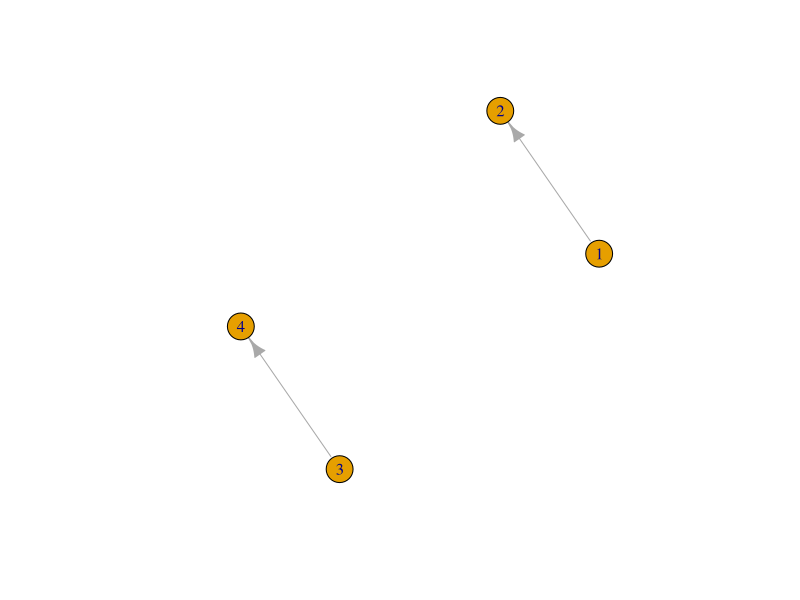
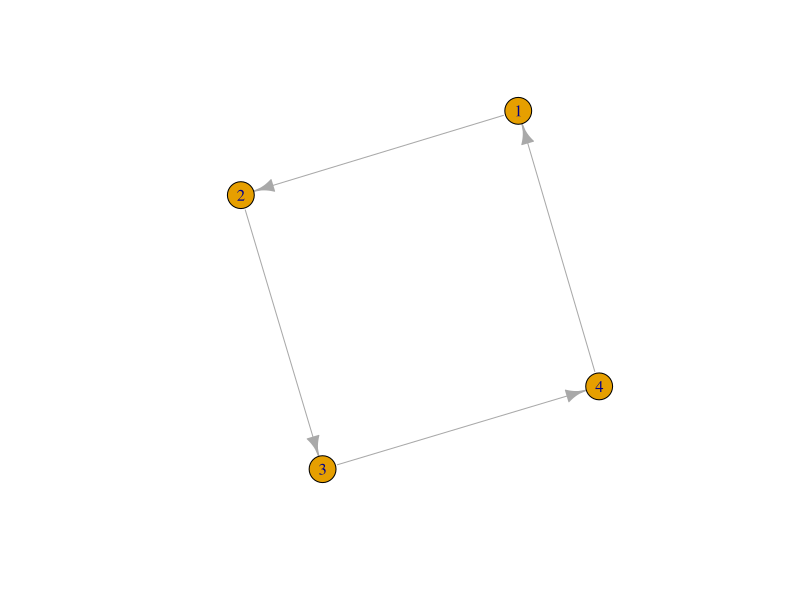
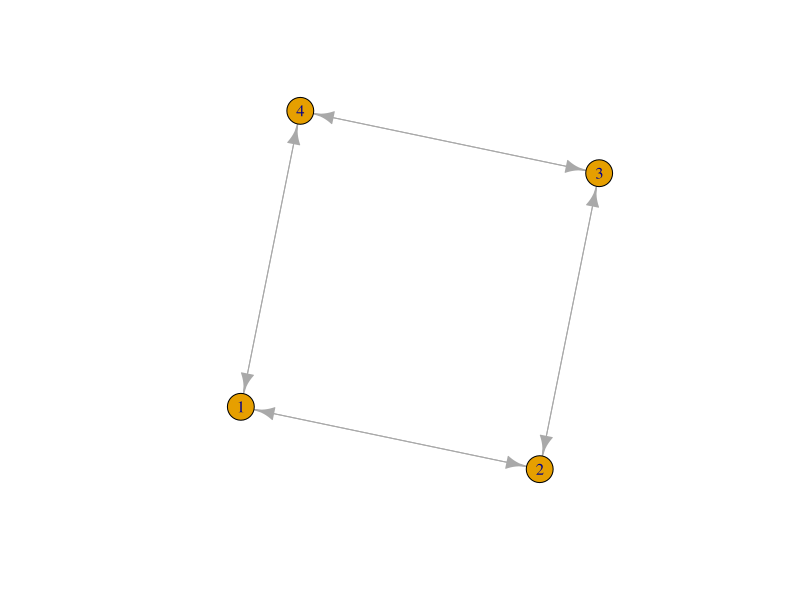
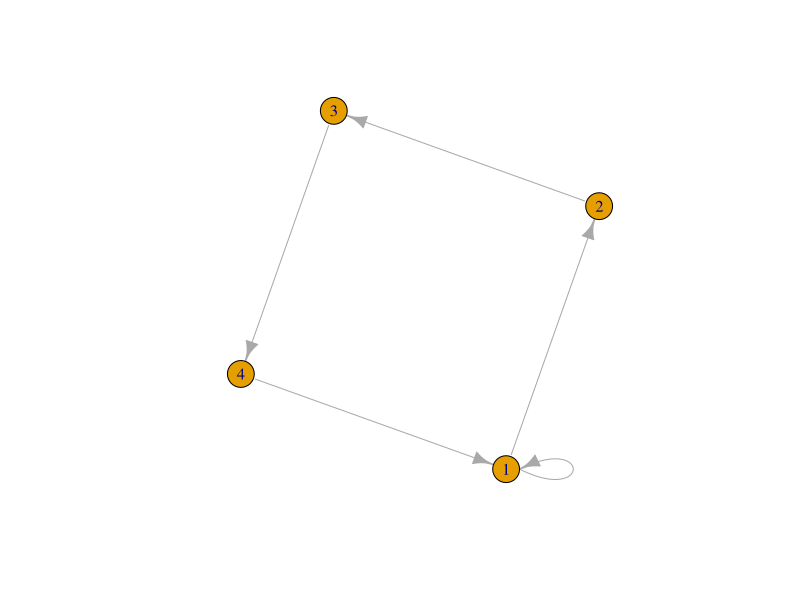
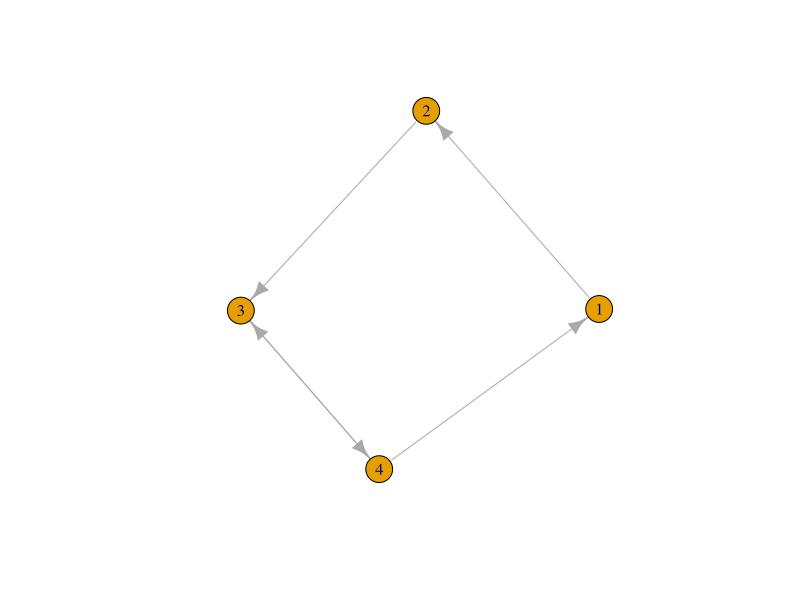
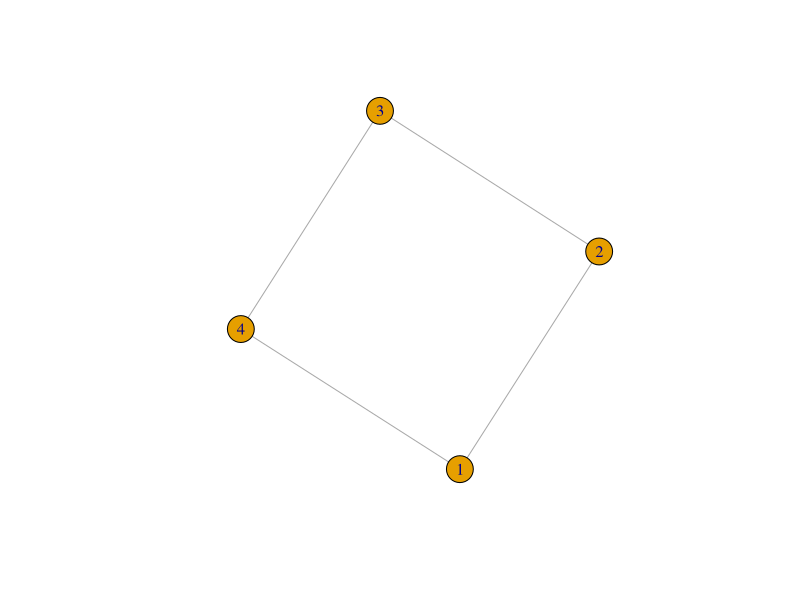
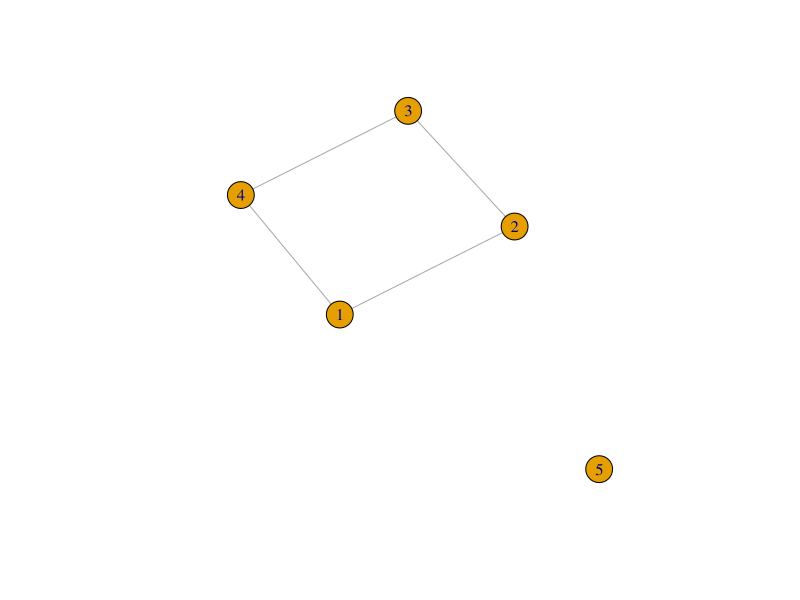
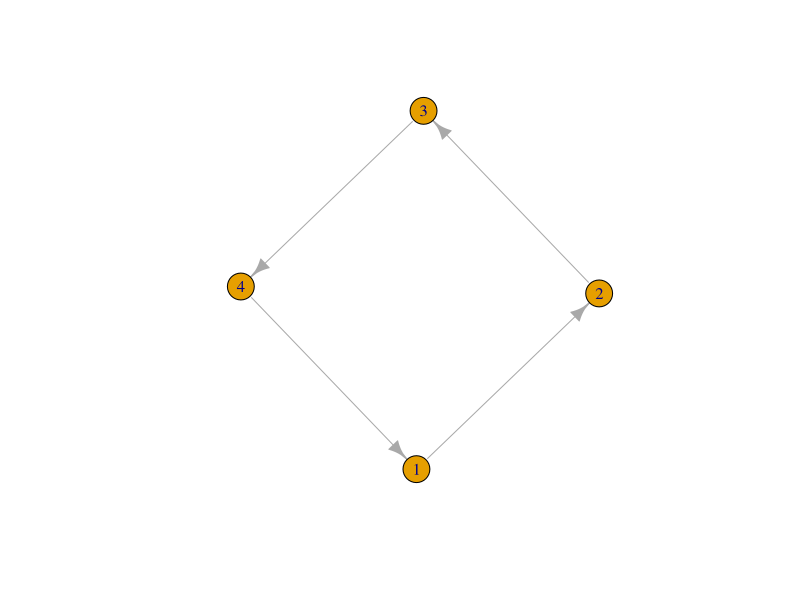

Here is the R script that generated these plots, in order:
#Formacao Cientista de Dados - Fernando Amaral

install.packages("igraph")
library(igraph)

grafo1 = graph(edges=c(1,2,3,4))
plot(grafo1)

grafo2 = graph(edges=c(1,2,2,3,3,4,4,1))
plot(grafo2)

grafo2 = graph(edges=c(1,2,2,3,3,4,4,1,1,4,4,3,3,2,2,1))
plot(grafo2)

grafo3 = graph(edges=c(1,2,2,3,3,4,4,1,1,1))
plot(grafo3)


grafo8 = graph_from_literal(1-+2,2-+3,3++4,4-+1)
plot(grafo8)

grafo8 = graph_from_literal(1-2,2-3,3-4,4-1)
plot(grafo8)

grafo8 = graph_from_literal(1-2-3-4-1,5)
plot(grafo8)

grafo2 = graph(edges=c(1,2,2,3,3,4,4,1))
plot(grafo2)
grafo2

grafo3 = graph(edges=c(1,2,2,3,3,4,4,1),directed=F )
plot(grafo3)

grafo4 = graph(edges=c(1,2,2,3,3,4,4,1),directed=F, n=10 )
plot(grafo4)

grafo5 <- graph(edges= c("A", "B", "B", "C", "C", "D","D", "E","E","A","A","C","C","B")) 
plot(grafo5)
 
grafo6 <- graph(edges= c("A", "B", "B", "C", "C", "D","D", "E","E","A","A","C","C","B"), isolates=c("F","G"))

grafo6[]
grafo6[1,]

V(grafo6)$name

grafo7 <- graph(edges= c("Fernando", "Pedro", "José", "Antônio", "Fernando", "José","Fernando", "Antônio"))

V(grafo7)$Peso = c(40,30,30,25)

vertex_attr(grafo7)

E(grafo7)$TipoAmizade = c("Amigo","Inimigo","Inimigo","Amigo")

edge_attr(grafo7)

edge_attr(grafo7)$TipoAmizade

vertex_attr(grafo7)$Peso

E(grafo7)$weight = c(1,2,1,3)

grafo7

V(grafo7)$type ="Humanos"

grafo7


